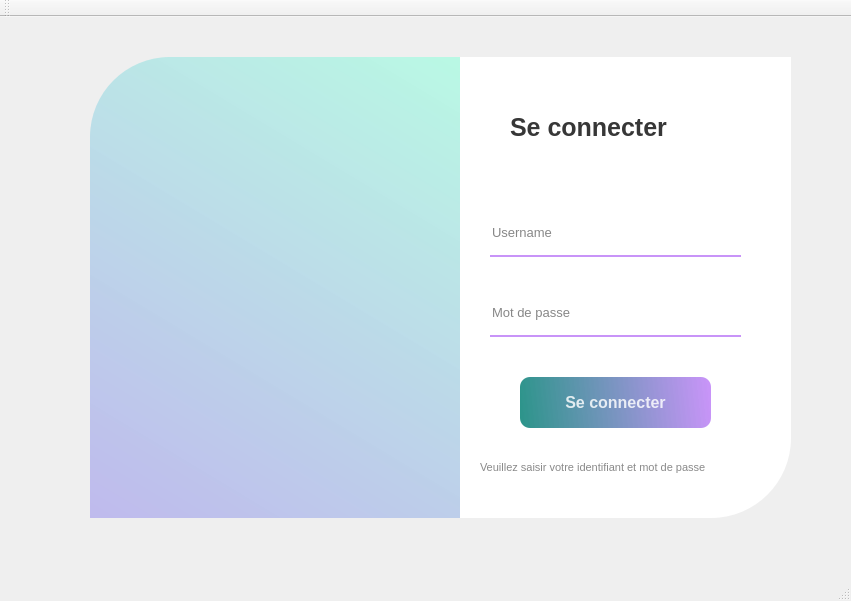
<?xml version="1.0" encoding="UTF-8"?>
<ui version="4.0">
 <class>MainWindow</class>
 <widget class="QMainWindow" name="MainWindow">
  <property name="geometry">
   <rect>
    <x>0</x>
    <y>0</y>
    <width>851</width>
    <height>601</height>
   </rect>
  </property>
  <property name="windowTitle">
   <string>MainWindow</string>
  </property>
  <widget class="QWidget" name="centralWidget">
   <widget class="QWidget" name="widget" native="true">
    <property name="geometry">
     <rect>
      <x>70</x>
      <y>30</y>
      <width>731</width>
      <height>491</height>
     </rect>
    </property>
    <widget class="QLabel" name="label_1">
     <property name="geometry">
      <rect>
       <x>20</x>
       <y>10</y>
       <width>381</width>
       <height>461</height>
      </rect>
     </property>
     <property name="styleSheet">
      <string notr="true">border-top-left-radius: 80px;
background-color: qlineargradient(spread:pad, x1:1, y1:0, x2:0, y2:2, stop:0 rgba(158, 254, 222, 0.671), stop:1 rgba(177, 104, 245, 0.707));</string>
     </property>
     <property name="text">
      <string/>
     </property>
    </widget>
    <widget class="QLabel" name="label_2">
     <property name="geometry">
      <rect>
       <x>390</x>
       <y>10</y>
       <width>331</width>
       <height>461</height>
      </rect>
     </property>
     <property name="styleSheet">
      <string notr="true">border-bottom-right-radius: 80px;
background-color: rgba(255, 255, 255, 255);</string>
     </property>
     <property name="text">
      <string/>
     </property>
    </widget>
    <widget class="QLabel" name="label_3">
     <property name="geometry">
      <rect>
       <x>440</x>
       <y>60</y>
       <width>221</width>
       <height>40</height>
      </rect>
     </property>
     <property name="font">
      <font>
       <pointsize>19</pointsize>
       <weight>75</weight>
       <bold>true</bold>
      </font>
     </property>
     <property name="styleSheet">
      <string notr="true">color:rgba(0,0,0,200);</string>
     </property>
     <property name="text">
      <string>Se connecter</string>
     </property>
    </widget>
    <widget class="QLineEdit" name="lineEdit">
     <property name="geometry">
      <rect>
       <x>420</x>
       <y>170</y>
       <width>251</width>
       <height>40</height>
      </rect>
     </property>
     <property name="font">
      <font>
       <pointsize>10</pointsize>
      </font>
     </property>
     <property name="styleSheet">
      <string notr="true">background-color:rgba(0,0,0,0);
border:none;
border-bottom:1.5px solid rgba(177, 104, 245, 0.707);
color:rgba(0,0,0,240);
padding-bottom:7px;</string>
     </property>
     <property name="placeholderText">
      <string>Username</string>
     </property>
    </widget>
    <widget class="QLineEdit" name="lineEdit_2">
     <property name="geometry">
      <rect>
       <x>420</x>
       <y>250</y>
       <width>251</width>
       <height>40</height>
      </rect>
     </property>
     <property name="font">
      <font>
       <pointsize>10</pointsize>
      </font>
     </property>
     <property name="styleSheet">
      <string notr="true">background-color:rgba(0,0,0,0);
border:none;
border-bottom:1.5px solid rgba(177, 104, 245, 0.707);
color:rgba(0,0,0,240);
padding-bottom:7px;</string>
     </property>
     <property name="echoMode">
      <enum>QLineEdit::Password</enum>
     </property>
     <property name="placeholderText">
      <string>Mot de passe</string>
     </property>
    </widget>
    <widget class="QLabel" name="label_4">
     <property name="geometry">
      <rect>
       <x>410</x>
       <y>410</y>
       <width>311</width>
       <height>20</height>
      </rect>
     </property>
     <property name="font">
      <font>
       <pointsize>8</pointsize>
      </font>
     </property>
     <property name="styleSheet">
      <string notr="true">color:rgba(0, 0, 0, 0.464);</string>
     </property>
     <property name="text">
      <string>Veuillez saisir votre identifiant et mot de passe</string>
     </property>
    </widget>
    <widget class="QPushButton" name="pushButton">
     <property name="geometry">
      <rect>
       <x>450</x>
       <y>330</y>
       <width>191</width>
       <height>51</height>
      </rect>
     </property>
     <property name="font">
      <font>
       <pointsize>12</pointsize>
       <weight>75</weight>
       <bold>true</bold>
      </font>
     </property>
     <property name="styleSheet">
      <string notr="true">QPushButton#pushButton{
	background-color: qlineargradient(spread:pad, x1:0, y1:0.505682, x2:1, y2:0.477, stop:0 rgba(11, 131, 120, 219), stop:1  rgba(177, 104, 245, 0.707));
	color:rgba(255, 255, 255, 210);
	border-radius:10px;
}

QPushButton#pushButton:hover{
	background-color: qlineargradient(spread:pad, x1:0, y1:0.505682, x2:1, y2:0.477, stop:0  rgba(177, 104, 245, 0.707), stop:1 rgba(11, 131, 120, 219));
}

QPushButton#pushButton:pressed{
	padding-left:5px;
	padding-top:5px;
	background-color: qlineargradient(spread:pad, x1:0, y1:0.505682, x2:1, y2:0.477, stop:0  rgba(177, 104, 245, 0.707), stop:1 rgba(11, 131, 120, 219));
}
</string>
     </property>
     <property name="text">
      <string>Se connecter</string>
     </property>
    </widget>
    <widget class="QLabel" name="label">
     <property name="geometry">
      <rect>
       <x>120</x>
       <y>240</y>
       <width>55</width>
       <height>16</height>
      </rect>
     </property>
     <property name="text">
      <string/>
     </property>
    </widget>
    <widget class="QLabel" name="label_5">
     <property name="geometry">
      <rect>
       <x>40</x>
       <y>0</y>
       <width>521</width>
       <height>491</height>
      </rect>
     </property>
     <property name="text">
      <string/>
     </property>
     <property name="pixmap">
      <pixmap>../../Desktop/cosmetcis_image/da09915c774a24097eeab7d3fa22af48.jpg</pixmap>
     </property>
    </widget>
    <widget class="QLabel" name="label_6">
     <property name="geometry">
      <rect>
       <x>80</x>
       <y>440</y>
       <width>271</width>
       <height>20</height>
      </rect>
     </property>
     <property name="styleSheet">
      <string notr="true">color:rgba(0, 0, 0, 0.464);</string>
     </property>
     <property name="text">
      <string/>
     </property>
    </widget>
    <zorder>label_5</zorder>
    <zorder>label_1</zorder>
    <zorder>label_2</zorder>
    <zorder>label_3</zorder>
    <zorder>lineEdit</zorder>
    <zorder>lineEdit_2</zorder>
    <zorder>label_4</zorder>
    <zorder>pushButton</zorder>
    <zorder>label</zorder>
    <zorder>label_6</zorder>
   </widget>
  </widget>
  <widget class="QMenuBar" name="menuBar">
   <property name="geometry">
    <rect>
     <x>0</x>
     <y>0</y>
     <width>851</width>
     <height>26</height>
    </rect>
   </property>
  </widget>
  <widget class="QToolBar" name="mainToolBar">
   <attribute name="toolBarArea">
    <enum>TopToolBarArea</enum>
   </attribute>
   <attribute name="toolBarBreak">
    <bool>false</bool>
   </attribute>
  </widget>
  <widget class="QStatusBar" name="statusBar"/>
 </widget>
 <layoutdefault spacing="6" margin="11"/>
 <resources/>
 <connections/>
</ui>
